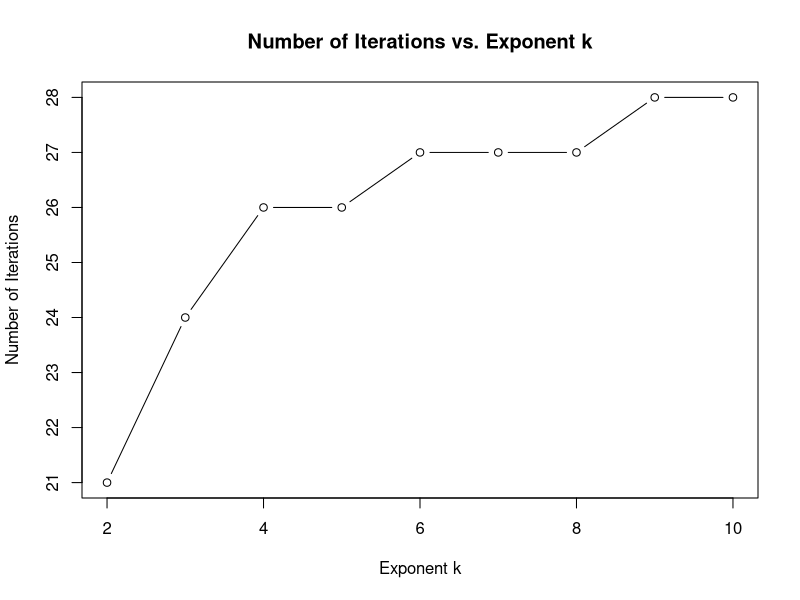

Write R code to recreate this figure.
## ---- chunk 1
knitr::opts_chunk$set(echo = TRUE)
## ---- chunk 2
# Function to evaluate a polynomial
EvalPoly <- function(c, x) {
  # Initialize the result
  result <- 0
  # Iterate over coefficients
  for (i in seq_along(c)) {
    # Compute the term contribution and add to result
    result <- result + c[i] * x^(length(c) - i)
  }
  return(result)
}
## ---- chunk 3
# Define the coefficients of the polynomial
coefficients <- c(3.5, 0, 0, -1.72 + 1)

# Call the EvalPoly function
result <- EvalPoly(coefficients, 13.4)

# Print the result
print(result)
## ---- chunk 4
# Define the function PolyDerEval
PolyDerEval <- function(c, x) {
  # Initialize the derivative
  derivative <- 0
  # Iterate over coefficients
  for (i in seq_along(c)) {
    # Compute the derivative term contribution and add to derivative
    derivative <- derivative + (length(c) - i) * c[i] * x^(length(c) - i - 1)
  }
  # Return the answer
  return(derivative)
}
## ---- chunk 5
# Define the coefficients of the polynomial P(x)
coefficients <- c(3.5, 0, 0, -1.72 + 1)

# Define the value of x
x <- 13.4

# Call the PolyDerEval function to evaluate the derivative P'(x)
derivative <- PolyDerEval(coefficients, x)

# Print the result
print(derivative)
## ---- chunk 6
NewtonPoly <- function(c, x0, TOL) {
  approximations <- numeric(0)  # Initialize vector of computed approximations
  x <- x0  # Initial approximation
  
  for (k in 1:1000) {
    # Evaluate P(x) and P'(x) at the current approximation
    P <- EvalPoly(c, x)
    P_prime <- PolyDerEval(c, x)
    
    # Update the approximation using Newton's method formula
    x <- x - P / P_prime
    
    # Append the updated approximation to the vector
    approximations <- c(approximations, x)
    
    # Check stopping condition
    if (abs(P) < TOL) {
      break  # Stop iteration if |P(x_k)| < TOL
    }
  }
  
  return(approximations)
}
## ---- chunk 7
# Define the coefficients of the polynomial P(x)
coefficients <- c(1, 0, -7.1, 2.3)

# Choose an initial approximation
x0 <- 7

# Set the tolerance
TOL <- 1e-10

# Call the NewtonPoly function to compute the sequence of approximations
sequence <- NewtonPoly(coefficients, x0, TOL)

# Print the sequence of approximations
print(sequence)
## ---- chunk 8
# Define the vector of exponents k
k_vec <- 2:10

# Initialize vector to store number of iterations
no_iter <- numeric()

# Apply Newton's method to each polynomial and store the number of iterations
for (k in k_vec) {
  P <- replicate(k + 1, 0)
  P[1] <- 1
  x_vec <- NewtonPoly(P, 1, 10^-12)
  no_iter[k - 1] <- length(x_vec)
}

# Plot number of iterations vs. exponent k
plot(k_vec, no_iter, type = "b", xlab = "Exponent k", ylab = "Number of Iterations",
     main = "Number of Iterations vs. Exponent k")
## ---- chunk 9
# Define the function PolyDer2Eval
PolyDer2Eval <- function(c, x) {
  # Initialize the second derivative
  derivative2 <- 0
  # Iterate over coefficients
  for (i in seq_along(c)) {
    # Compute the second derivative term contribution and add to derivative2
    derivative2 <- derivative2 + (length(c) - i) * (length(c) - i - 1) * c[i] * x^(length(c) - i - 2)
  }
  return(derivative2)
}

# Define the coefficients of the polynomial P(x)
coefficients <- c(3.5, 0, 0, -1.72 + 1)

# Define the point x
x <- 2

# Call the PolyDer2Eval function to evaluate the second derivative at x
derivative2 <- PolyDer2Eval(coefficients, x)

# Print the result
print(derivative2)
## ---- chunk 10
# Define the function ModifiedNewtonPoly
ModifiedNewtonPoly <- function(c, x0, TOL) {
  # Initialize vector of computed approximations
  approximations <- numeric(0)
  
  # Initialize iteration counter
  k <- 0
  
  while (TRUE) {
    # Increment iteration counter
    k <- k + 1
    
    # Compute the value of the polynomial P(x) and its first and second derivatives at the current approximation
    P <- EvalPoly(c, x0)
    P_prime <- PolyDerEval(c, x0)
    P_double_prime <- PolyDer2Eval(c, x0)
    
    # Update the current approximation using the modified Newton's method formula
    x_new <- x0 - (P * P_prime) / ((P_prime)^2 - P * P_double_prime)
    
    # Append the updated approximation to the vector of computed approximations
    approximations <- c(approximations, x_new)
    
    # Check stopping criterion
    if (abs(P) < TOL || k > 1000) {
      break
    }
    
    # Update x0 for the next iteration
    x0 <- x_new
  }
  
  return(approximations)
}
## ---- chunk 11
# Define the coefficients of the polynomial P(x)
coefficients <- c(-1, -7.1, 2.3)

# Choose an initial approximation
x0 <- 7

# Set the tolerance
TOL <- 1e-10

# Call the ModifiedNewtonPoly function to compute the sequence of approximations
sequence <- ModifiedNewtonPoly(coefficients, x0, TOL)

# Print the sequence of approximations
print(sequence)
